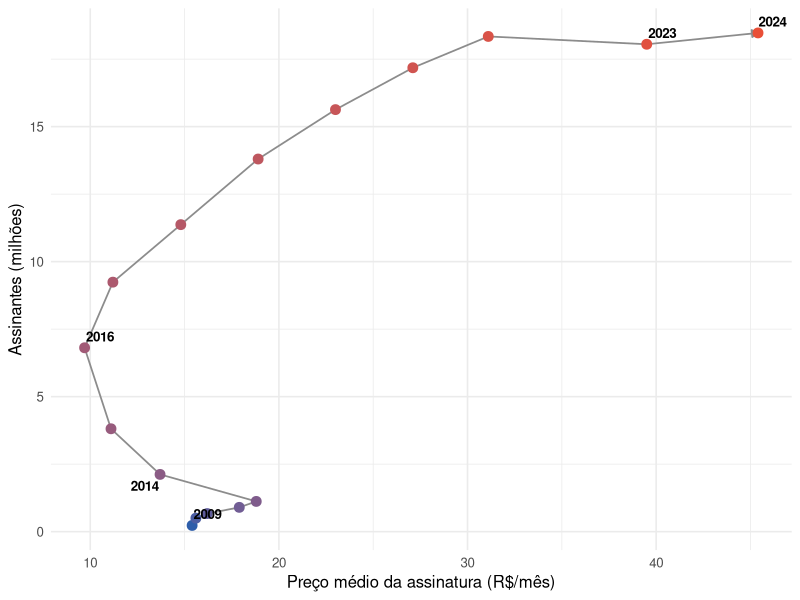

The R source for this figure:
# Libraries
library(ggplot2)
library(ggrepel)
library(dplyr)
library(jsonlite)

# Dados 100% ficticios: preco medio da assinatura x numero de assinantes de
# um servico de streaming ficticio, ano a ano (2009-2024). Construidos a mao
# (em vez de so uma tendencia + ruido) pra desenhar uma historia com reversao
# de proposito: uma guerra de precos (2014-2016) que dispara a base de
# assinantes, seguida de alta gradual de preco com a base ainda crescendo, e
# um reajuste forte no fim (2023-2024) que estagna o crescimento -- o tipo de
# relacao no-monotona que um grafico de linha (preco e assinantes cada um no
# seu proprio eixo do tempo) esconde, e que a dispersao conectada revela de
# uma vez só.
anos <- 2009:2024
preco_base <- c(
  14.9, 15.9, 16.9, 17.9, 18.9,      # 2009-2013: alta gradual
  13.9, 10.9, 9.9,                   # 2014-2016: guerra de precos
  11.9, 14.9, 18.9, 22.9, 26.9, 30.9, # 2017-2022: recuperacao gradual
  38.9, 44.9                         # 2023-2024: reajuste forte
)
assinantes_base <- c(
  0.30, 0.45, 0.65, 0.90, 1.20,      # crescimento lento, preco subindo
  2.10, 4.00, 6.80,                  # dispara com o preco mais baixo
  9.20, 11.50, 13.80, 15.60, 17.10, 18.30, # continua crescendo, preco sobe de novo
  18.10, 18.60                       # estagna com o reajuste forte
)

set.seed(3311)
dados <- data.frame(
  ano = anos,
  preco = round(preco_base + rnorm(length(anos), sd = 0.35), 1),
  assinantes = round(assinantes_base + rnorm(length(anos), sd = 0.12), 2)
)

# Anos marcados com rotulo: primeiro, ultimo, e os dois pontos de virada da
# historia (inicio da guerra de precos e inicio do reajuste forte).
anos_rotulados <- c(2009, 2014, 2016, 2023, 2024)
dados$rotulo <- ifelse(dados$ano %in% anos_rotulados, dados$ano, NA)

# Paleta trocada em relacao ao original (o exemplo do gallery usa uma unica
# cor solida) -- gradiente proprio azul->laranja marcando a passagem do
# tempo, em vez de viridis default (ver AGENTS.md "Decisoes fechadas").
cor_inicio <- "#2E5EAA"
cor_fim <- "#E94F37"

p <- ggplot(dados, aes(x = preco, y = assinantes)) +
  geom_path(
    arrow = arrow(length = unit(0.18, "cm"), type = "closed"),
    color = "grey55", linewidth = 0.6
  ) +
  geom_point(aes(color = ano), size = 3) +
  geom_text_repel(aes(label = rotulo), na.rm = TRUE, seed = 42, size = 3.4, fontface = "bold") +
  scale_color_gradient(low = cor_inicio, high = cor_fim, guide = "none") +
  labs(x = "Preço médio da assinatura (R$/mês)", y = "Assinantes (milhões)") +
  theme_minimal(base_size = 12)

ggsave("output.png", plot = p, width = 8, height = 6, dpi = 150)

# ---------------------------------------------------------------------------
# Versao interativa: D3 desenha o mesmo caminho conectado com o mesmo
# gradiente por ano, animando o traçado na entrada (o caminho "se desenha"
# na ordem cronologica) e tooltip por ano ao passar o cursor.
# ---------------------------------------------------------------------------
viz <- list(
  meta = list(
    corInicio = cor_inicio,
    corFim = cor_fim,
    anosRotulados = anos_rotulados,
    nota = "Passe o cursor sobre um ponto pra ver o ano. Repare como o caminho volta pra trás em 2023-2024 — um reajuste de preço que fez a base de assinantes estagnar."
  ),
  pontos = lapply(seq_len(nrow(dados)), function(i) {
    list(ano = dados$ano[i], preco = dados$preco[i], assinantes = dados$assinantes[i])
  })
)

write_json(viz, "data.json", auto_unbox = TRUE, digits = NA)
